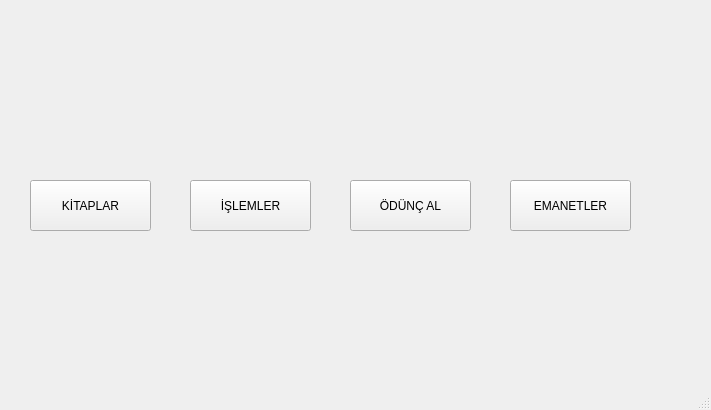
<?xml version="1.0" encoding="UTF-8"?>
<ui version="4.0">
 <class>MainWindow</class>
 <widget class="QMainWindow" name="MainWindow">
  <property name="geometry">
   <rect>
    <x>0</x>
    <y>0</y>
    <width>711</width>
    <height>410</height>
   </rect>
  </property>
  <property name="windowTitle">
   <string>MainWindow</string>
  </property>
  <widget class="QWidget" name="centralwidget">
   <widget class="QPushButton" name="pushButton">
    <property name="geometry">
     <rect>
      <x>30</x>
      <y>180</y>
      <width>121</width>
      <height>51</height>
     </rect>
    </property>
    <property name="text">
     <string>KİTAPLAR</string>
    </property>
   </widget>
   <widget class="QPushButton" name="pushButton_2">
    <property name="geometry">
     <rect>
      <x>190</x>
      <y>180</y>
      <width>121</width>
      <height>51</height>
     </rect>
    </property>
    <property name="text">
     <string>İŞLEMLER</string>
    </property>
   </widget>
   <widget class="QPushButton" name="pushButton_3">
    <property name="geometry">
     <rect>
      <x>350</x>
      <y>180</y>
      <width>121</width>
      <height>51</height>
     </rect>
    </property>
    <property name="text">
     <string>ÖDÜNÇ AL</string>
    </property>
   </widget>
   <widget class="QPushButton" name="pushButton_4">
    <property name="geometry">
     <rect>
      <x>510</x>
      <y>180</y>
      <width>121</width>
      <height>51</height>
     </rect>
    </property>
    <property name="text">
     <string>EMANETLER</string>
    </property>
   </widget>
  </widget>
  <widget class="QMenuBar" name="menubar">
   <property name="geometry">
    <rect>
     <x>0</x>
     <y>0</y>
     <width>711</width>
     <height>26</height>
    </rect>
   </property>
  </widget>
  <widget class="QStatusBar" name="statusbar"/>
 </widget>
 <resources/>
 <connections/>
</ui>
